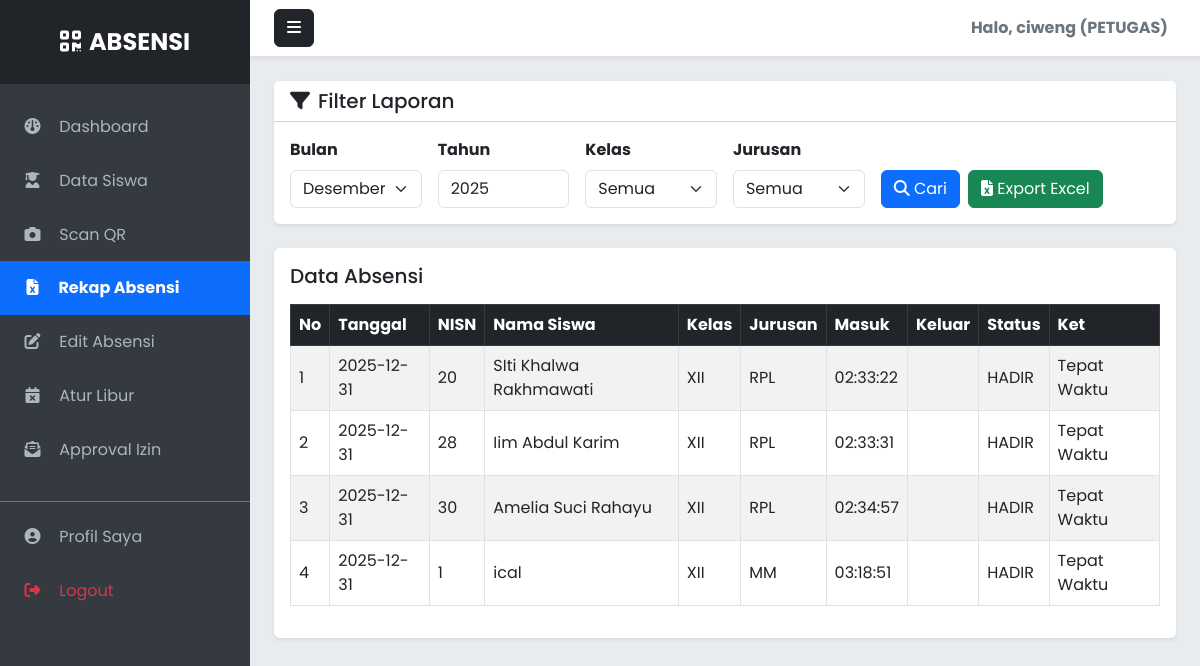
/rekap.php (signed in), run on the app's committed database.
### tables this page shows
CREATE TABLE `absensi` (
  `id` int NOT NULL,
  `siswa_id` int DEFAULT NULL,
  `tanggal` date DEFAULT NULL,
  `jam_masuk` time DEFAULT NULL,
  `jam_keluar` time DEFAULT NULL,
  `status_masuk` enum('hadir','terlambat','alpa','izin') DEFAULT 'alpa',
  `keterangan` text
);

CREATE TABLE `siswa` (
  `id` int NOT NULL,
  `nisn` varchar(20) NOT NULL,
  `nama` varchar(100) NOT NULL,
  `jenis_kelamin` enum('L','P') NOT NULL,
  `kelas` varchar(20) NOT NULL,
  `jurusan` varchar(50) NOT NULL,
  `no_hp_ortu` varchar(20) NOT NULL,
  `qr_code` varchar(255) NOT NULL,
  `created_at` timestamp NULL DEFAULT CURRENT_TIMESTAMP
);

### rekap.php (the view, shortened to what this page needs)
<?php
include 'config/db.php';
$role = $_SESSION['role'];
$bulan = isset($_GET['bulan']) ? $_GET['bulan'] : date('m');
$tahun = isset($_GET['tahun']) ? $_GET['tahun'] : date('Y');
?>
<!DOCTYPE html>
<html lang="id">
<head>
    <?php if(!isset($_GET['export'])) { ?>
        <link href="https://cdn.jsdelivr.net/npm/bootstrap@5.3.0/dist/css/bootstrap.min.css" rel="stylesheet">
        <link rel="stylesheet" href="https://cdnjs.cloudflare.com/ajax/libs/font-awesome/6.4.0/css/all.min.css">
        <link rel="stylesheet" href="assets/style.css">
    <?php } ?>
</head>
<body>
<?php if(!isset($_GET['export'])) { ?>
<div class="d-flex" id="wrapper">
    <div id="sidebar-wrapper">
        <div class="sidebar-heading"><i class="fa-solid fa-qrcode me-2"></i>ABSENSI</div>
        <div class="list-group list-group-flush mt-3">
            <a href="dashboard.php" class="list-group-item list-group-item-action">
                <i class="fa-solid fa-gauge"></i> Dashboard
            </a>
            <?php if ($role == 'admin' || $role == 'petugas'): ?>
                <a href="siswa.php" class="list-group-item list-group-item-action">
                    <i class="fa-solid fa-user-graduate"></i> Data Siswa
                </a>
                <a href="scan.php" class="list-group-item list-group-item-action">
                    <i class="fa-solid fa-camera"></i> Scan QR
                </a>
                <a href="rekap.php" class="list-group-item list-group-item-action active">
                    <i class="fa-solid fa-file-excel"></i> Rekap Absensi
                </a>
                <a href="data_absensi.php" class="list-group-item list-group-item-action">
                    <i class="fa-solid fa-pen-to-square"></i> Edit Absensi
                </a>
                <a href="libur.php" class="list-group-item list-group-item-action">
                    <i class="fa-solid fa-calendar-xmark"></i> Atur Libur
                </a>
                <a href="izin.php" class="list-group-item list-group-item-action">
                    <i class="fa-solid fa-envelope-open-text"></i> Approval Izin
                </a>
            <?php endif; ?>
            <div class="mt-4 border-top border-secondary pt-2">
                <a href="profil.php" class="list-group-item list-group-item-action">
                    <i class="fa-solid fa-user-circle"></i> Profil Saya
                </a>
                <a href="logout.php" class="list-group-item list-group-item-action text-danger">
                    <i class="fa-solid fa-right-from-bracket"></i> Logout
                </a>
            </div>
        </div>
    </div>
    <div id="page-content-wrapper">
        <nav class="navbar navbar-expand-lg navbar-light bg-white border-bottom shadow-sm px-4">
            <button class="btn btn-dark" id="menu-toggle"><i class="fa-solid fa-bars"></i></button>
            <div class="collapse navbar-collapse">
                <ul class="navbar-nav ms-auto mt-2 mt-lg-0">
                    <li class="nav-item">
                        <span class="nav-link fw-bold text-secondary">
                            Halo, <?= $_SESSION['nama'] ?> (<?= strtoupper($role) ?>)
                        </span>
                    </li>
                </ul>
            </div>
        </nav>
        <div class="container-fluid px-4 mt-4">
            <div class="card shadow-sm border-0 mb-4">
                <div class="card-header bg-white">
                    <h5 class="mb-0"><i class="fa-solid fa-filter me-2"></i>Filter Laporan</h5>
                </div>
                <div class="card-body">
                    <form method="GET" class="row g-3">
                        <div class="col-md-2">
                            <label class="form-label fw-bold">Bulan</label>
                            <select name="bulan" class="form-select">
                                <?php
                                $bln = array(1=>"Januari","Februari","Maret","April","Mei","Juni","Juli","Agustus","September","Oktober","November","Desember");
                                for($m=1; $m<=12; $m++){
                                    $selected = ($m == $bulan) ? 'selected' : '';
                                    echo "<option value='$m' $selected>".$bln[$m]."</option>";
                                }
                                ?>
                            </select>
                        </div>
                        <div class="col-md-2">
                            <label class="form-label fw-bold">Tahun</label>
                            <input type="number" name="tahun" value="<?= $tahun ?>" class="form-control" placeholder="Tahun">
                        </div>
                        <div class="col-md-2">
                            <label class="form-label fw-bold">Kelas</label>
                            <select name="kelas" class="form-select">
                                <option value="">Semua</option>
                            </select>
                        </div>
                        <div class="col-md-2">
                            <label class="form-label fw-bold">Jurusan</label>
                            <select name="jurusan" class="form-select">
                                <option value="">Semua</option>
                            </select>
                        </div>
                        <div class="col-md-4 d-flex align-items-end gap-2">
                            <button type="submit" class="btn btn-primary"><i class="fa-solid fa-search"></i> Cari</button>
                            <button type="submit" name="export" value="true" class="btn btn-success"><i class="fa-solid fa-file-excel"></i> Export Excel</button>
                        </div>
                    </form>
                </div>
            </div>
            <div class="card shadow-sm border-0">
                <div class="card-body">
<?php }  ?>
                    <?php if(!isset($_GET['export'])) { echo "<h5 class='mb-3'>Data Absensi</h5>"; } else { echo "<h3>Laporan Absensi Periode $bulan-$tahun</h3>"; } ?>
                    <div class="table-responsive">
                        <table border="1" class="table table-bordered table-striped table-hover align-middle w-100">
                            <thead class="<?= isset($_GET['export']) ? '' : 'table-dark' ?>">
                                <tr>
                                    <th>No</th>
                                    <th>Tanggal</th>
                                    <th>NISN</th>
                                    <th>Nama Siswa</th>
                                    <th>Kelas</th>
                                    <th>Jurusan</th>
                                    <th>Masuk</th>
                                    <th>Keluar</th>
                                    <th>Status</th>
                                    <th>Ket</th>
                                </tr>
                            </thead>
                            <tbody>
                                <?php
                                $sql = "SELECT a.*, s.nama, s.nisn, s.kelas, s.jurusan
                                          FROM absensi a
                                          JOIN siswa s ON a.siswa_id = s.id
                                          WHERE MONTH(a.tanggal) = '$bulan' AND YEAR(a.tanggal) = '$tahun'";
                                $sql .= " ORDER BY a.tanggal DESC, s.kelas ASC";
                                $exec = mysqli_query($conn, $sql);
                                $no = 1;
                                if(mysqli_num_rows($exec) > 0) {
                                    while ($r = mysqli_fetch_assoc($exec)) {
                                ?>
                                <tr>
                                    <td><?= $no++ ?></td>
                                    <td><?= $r['tanggal'] ?></td>
                                    <td><?= $r['nisn'] ?></td>
                                    <td><?= $r['nama'] ?></td>
                                    <td><?= $r['kelas'] ?></td>
                                    <td><?= $r['jurusan'] ?></td>
                                    <td><?= $r['jam_masuk'] ?></td>
                                    <td><?= $r['jam_keluar'] ?></td>
                                    <td><?= strtoupper($r['status_masuk']) ?></td>
                                    <td><?= $r['keterangan'] ?></td>
                                </tr>
                                <?php
                                    }
                                } else {
                                    echo "<tr><td colspan='10' align='center'>Data tidak ditemukan</td></tr>";
                                }
                                ?>
                            </tbody>
                        </table>
                    </div>
<?php if(!isset($_GET['export'])) { ?>
                </div>
            </div>
        </div>
    </div>
</div>
<?php } ?>
</body>
</html>

### assets/style.css (style rules this page uses)
body { font-family: 'Poppins', sans-serif; background-color: #f4f6f9; overflow-x: hidden; }
body { background-color: #e9ecef; display: flex; align-items: center; justify-content: center; min-height: 100vh; }
#wrapper { display: flex; width: 100%; min-height: 100vh; }
#sidebar-wrapper { min-height: 100vh; width: 250px; flex-shrink: 0; background-color: #343a40; color: #fff; transition: all 0.3s; }
.sidebar-heading { padding: 1.5rem 1.25rem; font-size: 1.5rem; font-weight: bold; background: #212529; text-align: center; }
.list-group-item { border: none; padding: 15px 20px; font-size: 16px; background-color: #343a40; color: #adb5bd; }
.list-group-item.active { background-color: #0d6efd; color: #fff; font-weight: bold; }
.list-group-item i { width: 25px; text-align: center; margin-right: 10px; }
#page-content-wrapper { width: 100%; }

### data on the page
absensi: tanggal "2025-12-31", siswa.nisn "20", siswa.nama "SIti Khalwa Rakhmawati", siswa.kelas "XII", siswa.jurusan "RPL", jam_masuk "02:33:22", status_masuk "HADIR", keterangan "Tepat Waktu"
absensi: tanggal "2025-12-31", siswa.nisn "28", siswa.nama "Iim Abdul Karim", siswa.kelas "XII", siswa.jurusan "RPL", jam_masuk "02:33:31", status_masuk "HADIR", keterangan "Tepat Waktu"
absensi: tanggal "2025-12-31", siswa.nisn "30", siswa.nama "Amelia Suci Rahayu", siswa.kelas "XII", siswa.jurusan "RPL", jam_masuk "02:34:57", status_masuk "HADIR", keterangan "Tepat Waktu"
absensi: tanggal "2025-12-31", siswa.nisn "1", siswa.nama "ical", siswa.kelas "XII", siswa.jurusan "MM", jam_masuk "03:18:51", status_masuk "HADIR", keterangan "Tepat Waktu"

### other printed values
$_SESSION['nama'] "ciweng"
$role "PETUGAS"
form field bulan "Desember"
